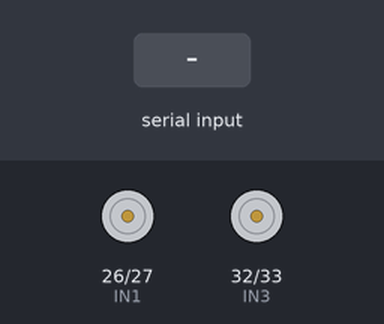
This sketch was run on a simulated ESP32. On the bench: motor-driver pin pairs drawn as motors (green arrow = first pin HIGH = forward, orange = second pin HIGH = backward, longer = more drive, scaled by the enable pin). Inputs (shaded band) come from the test bench. Nothing arrives over Bluetooth unless stated.

Above: at 1.2 s.
1.3 s: "F\n" received over the second serial link
At 2.1 s:
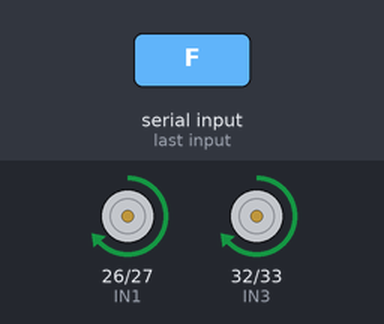
4.3 s: "B\n" received over the second serial link
At 5.6 s:
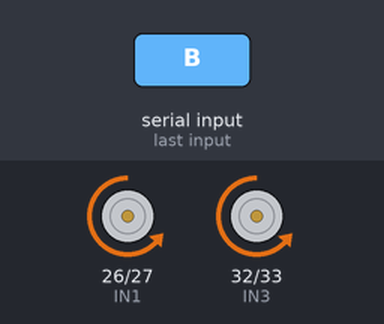
7.3 s: "L\n" received over the second serial link
At 7.9 s:
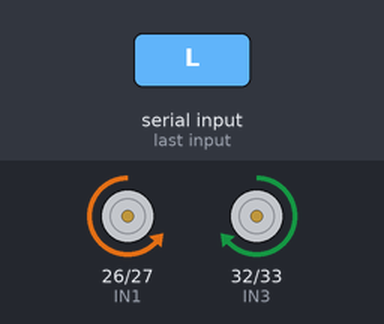
10.3 s: "R\n" received over the second serial link
At 11.4 s:
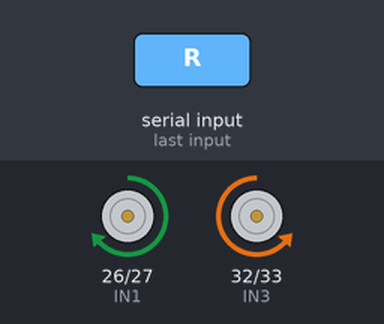
Timing chart, 0 to 13.8 s (numbered marks = the images above; inputs shaded):
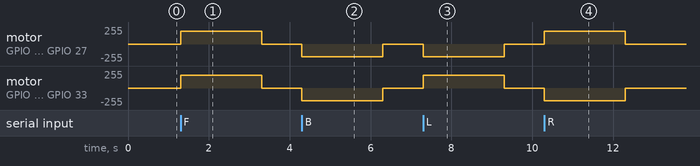

The sketch:

MARIA_ROBOT_ESP32.ino
```cpp
/*
  MARIA_ROBOT - ESP32 WROOM + Bluetooth Classic + L298N
  Compatible con ESP32 clásico (ESP-WROOM-32 / ESP-32S).
*/
#include "BluetoothSerial.h"

#if !defined(CONFIG_BT_ENABLED) || !defined(CONFIG_BLUEDROID_ENABLED)
#error Este programa necesita un ESP32 con Bluetooth Classic habilitado.
#endif

BluetoothSerial SerialBT;

const int ENA = 25;
const int IN1 = 26;
const int IN2 = 27;
const int ENB = 14;
const int IN3 = 32;
const int IN4 = 33;

int velocidad = 190;
unsigned long ultimoComando = 0;
const unsigned long TIMEOUT_SEGURIDAD = 2000;

void pwmMotores(int izq, int der) {
  izq = constrain(izq, 0, 255);
  der = constrain(der, 0, 255);
  ledcWrite(ENA, izq);
  ledcWrite(ENB, der);
}
void alto() {
  digitalWrite(IN1, LOW); digitalWrite(IN2, LOW);
  digitalWrite(IN3, LOW); digitalWrite(IN4, LOW);
  pwmMotores(0, 0);
}
void adelante() {
  digitalWrite(IN1, HIGH); digitalWrite(IN2, LOW);
  digitalWrite(IN3, HIGH); digitalWrite(IN4, LOW);
  pwmMotores(velocidad, velocidad);
}
void atras() {
  digitalWrite(IN1, LOW); digitalWrite(IN2, HIGH);
  digitalWrite(IN3, LOW); digitalWrite(IN4, HIGH);
  pwmMotores(velocidad, velocidad);
}
void izquierda() {
  digitalWrite(IN1, LOW); digitalWrite(IN2, HIGH);
  digitalWrite(IN3, HIGH); digitalWrite(IN4, LOW);
  pwmMotores(velocidad, velocidad);
}
void derecha() {
  digitalWrite(IN1, HIGH); digitalWrite(IN2, LOW);
  digitalWrite(IN3, LOW); digitalWrite(IN4, HIGH);
  pwmMotores(velocidad, velocidad);
}
void procesar(String cmd) {
  cmd.trim(); cmd.toUpperCase();
  if (cmd.length() == 0) return;
  ultimoComando = millis();
  if (cmd == "F") adelante();
  else if (cmd == "B") atras();
  else if (cmd == "L") izquierda();
  else if (cmd == "R") derecha();
  else if (cmd == "S") alto();
  else if (cmd.startsWith("V")) {
    int v = cmd.substring(1).toInt();
    velocidad = constrain(v, 80, 255);
  }
}
void setup() {
  Serial.begin(115200);
  pinMode(IN1, OUTPUT); pinMode(IN2, OUTPUT);
  pinMode(IN3, OUTPUT); pinMode(IN4, OUTPUT);
  ledcAttach(ENA, 15000, 8);
  ledcAttach(ENB, 15000, 8);
  alto();
  SerialBT.begin("MARIA_ROBOT");
}
void loop() {
  if (SerialBT.available()) procesar(SerialBT.readStringUntil('\n'));
  if (ultimoComando > 0 && millis() - ultimoComando > TIMEOUT_SEGURIDAD) {
    alto(); ultimoComando = 0;
  }
  delay(5);
}
```

Measured:
- after the input at 1.3 s, motor on GPIO 26 (IN1) / GPIO 27 (IN2), motor on GPIO 32 (IN3) / GPIO 33 (IN4): stopped → forward 189/255 at once, → stopped 2.0 s later
- after the input at 4.3 s, motor on GPIO 26 (IN1) / GPIO 27 (IN2), motor on GPIO 32 (IN3) / GPIO 33 (IN4): stopped → backward 189/255 at once, → stopped 2.0 s later
- after the input at 7.3 s, motor on GPIO 26 (IN1) / GPIO 27 (IN2): stopped → backward 189/255 at once, → stopped 2.0 s later; motor on GPIO 32 (IN3) / GPIO 33 (IN4): stopped → forward 189/255 at once, → stopped 2.0 s later
- after the input at 10.3 s, motor on GPIO 26 (IN1) / GPIO 27 (IN2): stopped → forward 189/255 at once, → stopped 2.0 s later; motor on GPIO 32 (IN3) / GPIO 33 (IN4): stopped → backward 189/255 at once, → stopped 2.0 s later
